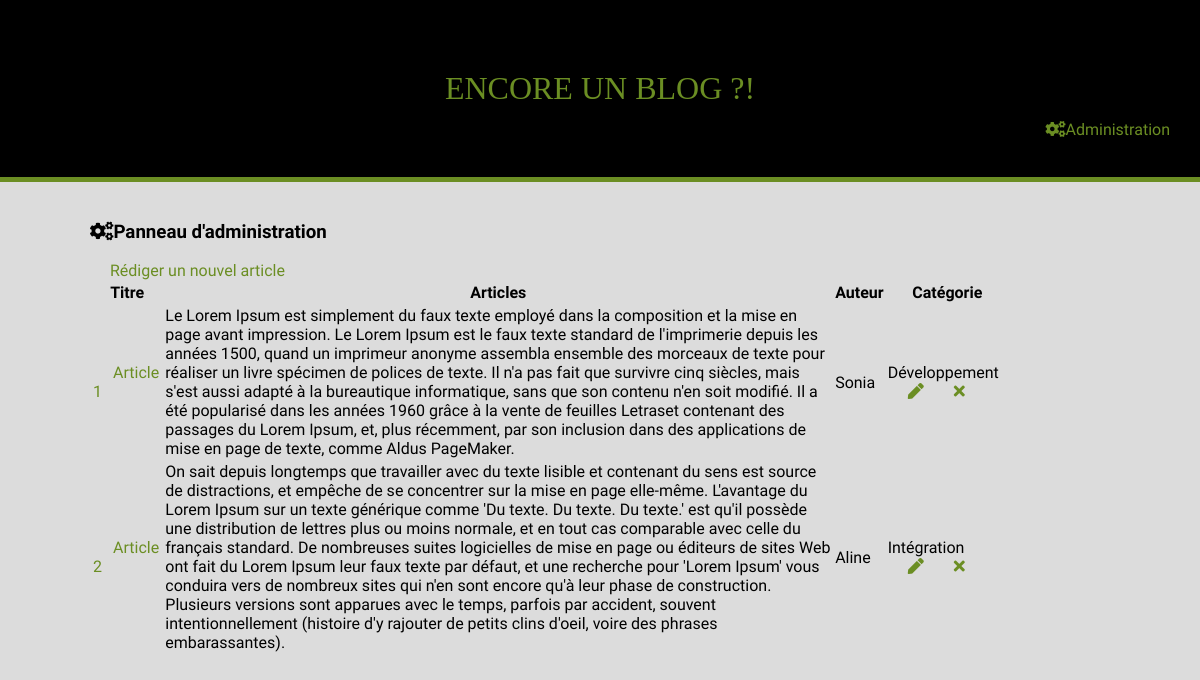
The app's page /admin.php with its own data.
### tables this page shows
CREATE TABLE IF NOT EXISTS `posts` (
  `id_posts` int(11) NOT NULL AUTO_INCREMENT,
  `title` varchar(250) NOT NULL,
  `content` text NOT NULL,
  `publication_date` date NOT NULL,
  `id_categories` int(11) NOT NULL,
  `id_user` int(11) NOT NULL,
  PRIMARY KEY (`id_posts`),
  KEY `id_users` (`id_user`),
  KEY `id_categories` (`id_categories`)
);

CREATE TABLE IF NOT EXISTS `users` (
  `id_user` int(11) NOT NULL AUTO_INCREMENT,
  `name` text NOT NULL,
  `nom` varchar(50) NOT NULL,
  `e_mail` varchar(250) NOT NULL,
  `mot_passe` varchar(50) NOT NULL,
  PRIMARY KEY (`id_user`)
);

CREATE TABLE IF NOT EXISTS `categories` (
  `id_categories` int(11) NOT NULL AUTO_INCREMENT,
  `name` varchar(250) NOT NULL,
  PRIMARY KEY (`id_categories`)
);

### database.php (called while the page is built, shortened)
<?php
function createConnection() {
	$db=new PDO ('mysql:host=localhost;dbname=blog;charset=utf8','root','');
    $db->setAttribute(PDO::ATTR_ERRMODE, PDO::ERRMODE_EXCEPTION);
    return $db;
}
function listPosts(){
	$pdo=createConnection();
	$req=$pdo->prepare('SELECT id_posts, title, content, publication_date, posts.id_user, posts.id_categories, categories.name AS categoryName, users.name AS userName
		FROM `posts` JOIN `categories` ON `posts`.`id_categories`=`categories`.`id_categories`
		JOIN `users` ON `users`.`id_user`=`posts`.`id_user`');
	$req->execute();
	$result=$req->fetchAll(PDO::FETCH_ASSOC);
	return $result;
}
?>

### admin.php (the view, shortened to what this page needs)
<?php
	require('database.php');
	$result=listPosts();
?>
<!DOCTYPE html>
<html lang="fr">
<head>
	<link rel="stylesheet" href="https://use.fontawesome.com/releases/v5.8.2/css/all.css">
	<link rel="stylesheet" type="text/css" href="style.css">
</head>
<body>
	<header>
		<a href="index.php" class="entete">ENCORE UN BLOG ?!</a>
		<a href="admin.php" class="Administration"><i class="fas fa-cogs"></i>Administration</a>
	</header>
	<main>
		<h3><i class="fas fa-cogs"></i>Panneau d'administration</h3>
		<a class='couleur' href="writeArticle.php">Rédiger un nouvel article</a>
		<table>
			<tr>
				<th>Titre</th>
				<th>Articles</th>
				<th>Auteur</th>
				<th>Catégorie</th>
			</tr>
			<?php
				foreach ($result as $key => $value) {
					echo "<tr>";
					echo "<td><a href='users.php?id_user=".$value['id_posts']."' class='couleur'>".$value['title']."</a></td>";
					echo "<td>".$value['content']."</td>";
					echo "<td>".$value['userName']."</td>";
					echo "<td>".$value['categoryName']."<a class='couleur' href='editer.php?id=" . $value['id_posts'] . "'><i class='fas fa-pen'></i></a><a class='couleur' href='delete.php?id=".$value['id_posts']."'><i class='fas fa-times'></i></a></td>";
					echo "</tr>";
				}
			?>
			</table>
	</main>
</body>
</html>

### style.css (style rules this page uses)
* { box-sizing: border-box; outline: none; }
body { background-color: #DCDCDC; margin:0; padding:0; font-family: 'Nanum Gothic', sans-serif; }
main { padding: 20px; margin-left: 70px; width: 80%; }
header { border-bottom: 5px solid #6B8E23; background-color: #000000; padding: 40px; }
a { text-decoration: none; }
header .entete { display: block; text-decoration: none; text-align: center; margin:auto; color: #6B8E23; padding: 30px; font-size: 2em; font-family: 'Chilanka', cursive; }
.couleur { color:#6B8E23; padding: 10px; margin-bottom: 60px; margin-left: 10px; }
.Administration { position:absolute; text-decoration: none; right:30px; top: 120px; color: #6B8E23; }

### records on screen
posts: title "Article 1", content "Le Lorem Ipsum est simplement du faux texte employé dans la composition et la mise en page avant impression. Le Lorem Ipsum est le faux texte standard de l'imprimerie depuis les années 1500, quand un imprimeur anonyme assembla ensemble des morceaux de texte pour réaliser un livre spécimen de polices de texte. Il n'a pas fait que survivre cinq siècles, mais s'est aussi adapté à la bureautique informatique, sans que son contenu n'en soit modifié. Il a été popularisé dans les années 1960 grâce à la vente de feuilles Letraset contenant des passages du Lorem Ipsum, et, plus récemment, par son inclusion dans des applications de mise en page de texte, comme Aldus PageMaker.", id_user.name "Sonia", id_categories.name "Développement"
posts: title "Article 2", content "On sait depuis longtemps que travailler avec du texte lisible et contenant du sens est source de distractions, et empêche de se concentrer sur la mise en page elle-même. L'avantage du Lorem Ipsum sur un texte générique comme 'Du texte. Du texte. Du texte.' est qu'il possède une distribution de lettres plus ou moins normale, et en tout cas comparable avec celle du français standard. De nombreuses suites logicielles de mise en page ou éditeurs de sites Web ont fait du Lorem Ipsum leur faux texte par défaut, et une recherche pour 'Lorem Ipsum' vous conduira vers de nombreux sites qui n'en sont encore qu'à leur phase de construction. Plusieurs versions sont apparues avec le temps, parfois par…", id_user.name "Aline", id_categories.name "Intégration"
